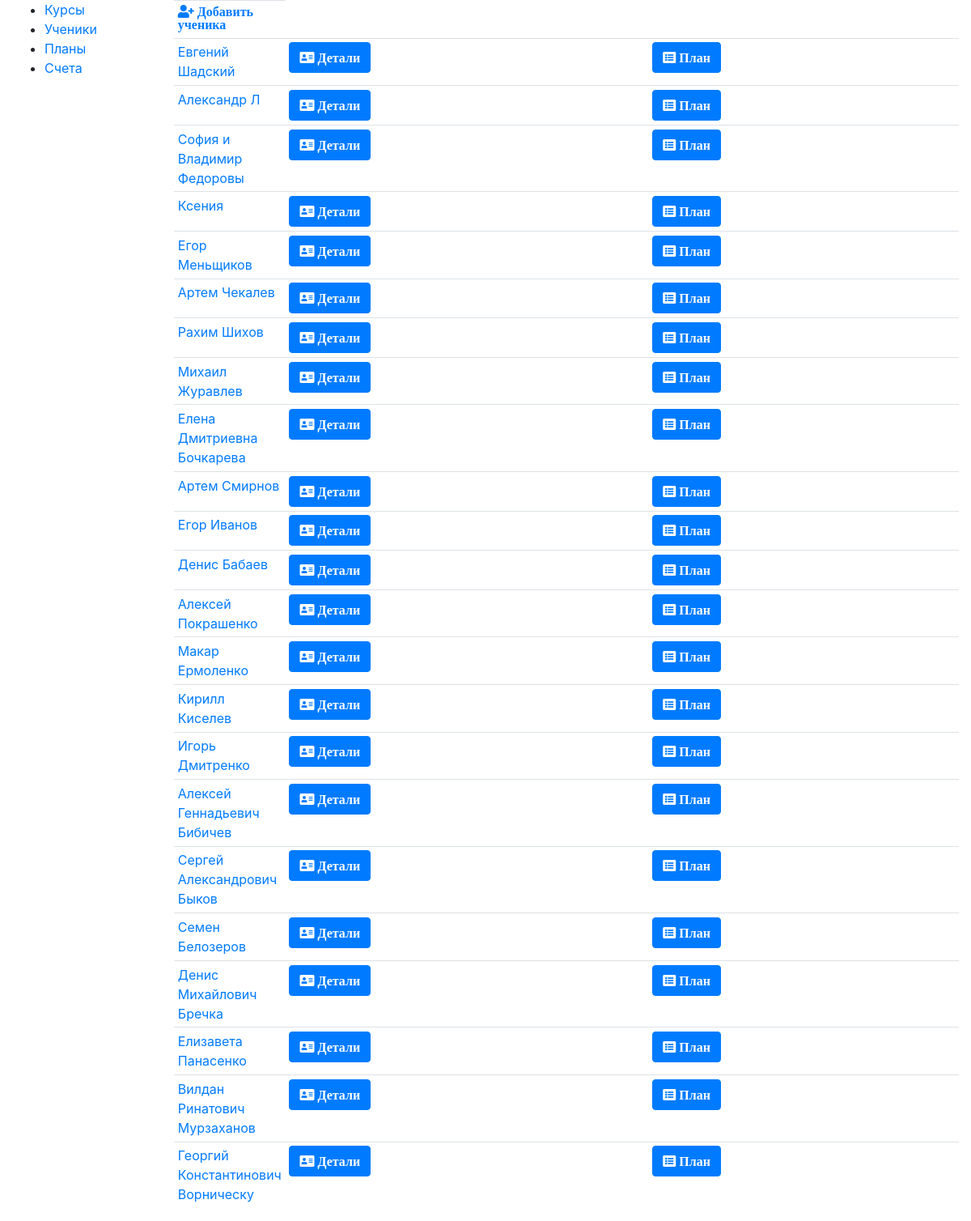
/db/all_students, run on an earlier commit of the app's database.
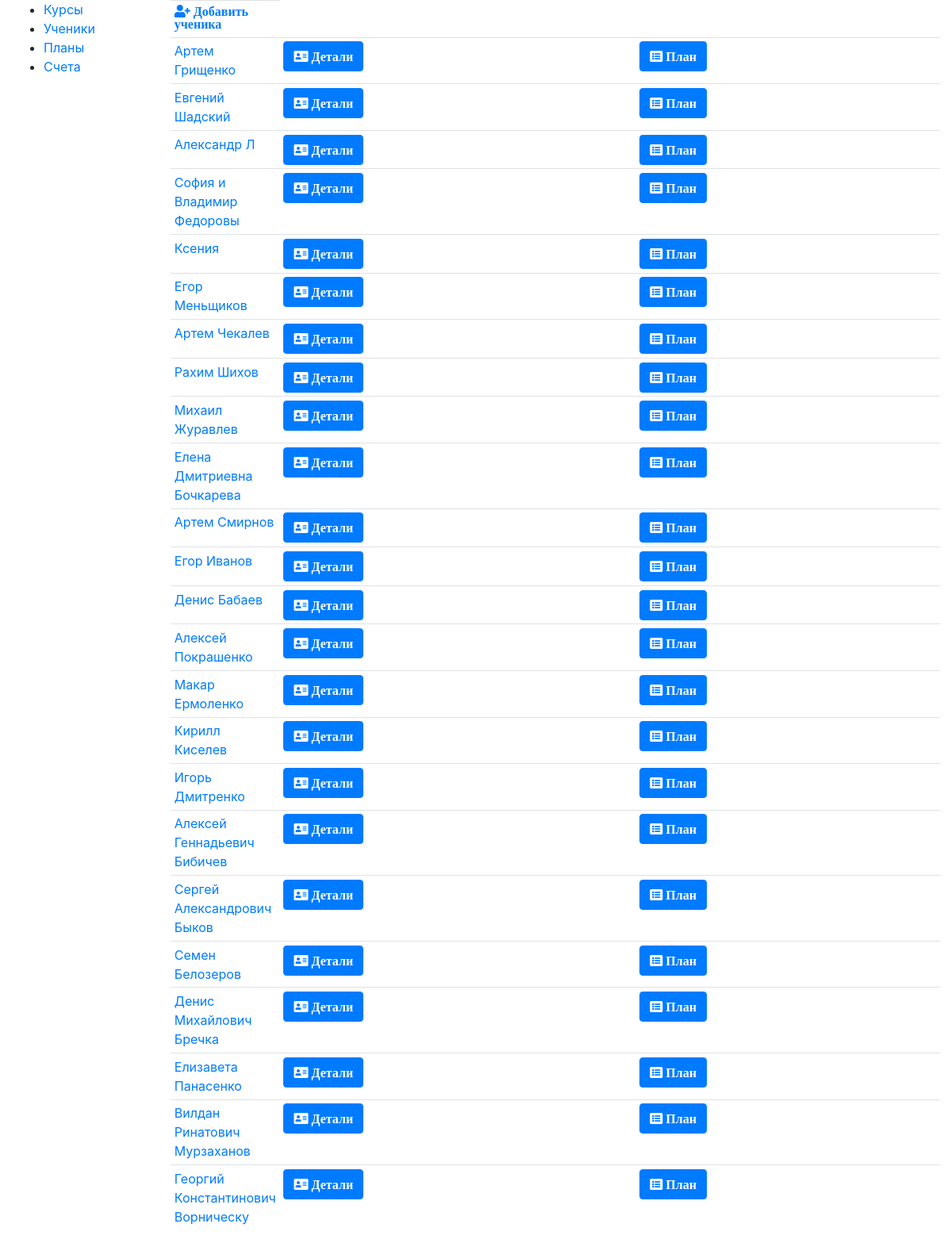
And on a later commit of the database.
### db/dbModels/Human.py (models this page shows)
class Human(models.Model):
	STAT=[
		('STUDENT','Ученик'),
		('PARENT','Родитель'),
		('OTHER','Другое')
	]
	first_name = models.CharField(
		max_length=20,
		verbose_name = 'Имя'
	)
	last_name = models.CharField(
		max_length=20,
		verbose_name = 'Фамилия',
		blank=True
	)
	middle_name = models.CharField(
		max_length=20,
		verbose_name = 'Отчество',
		blank=True
	)
	child= models.ForeignKey(
		"self",
		on_delete=models.CASCADE,
		null=True,
		blank=True,
		verbose_name = 'Ребенок'
	)
	status=models.CharField(
        max_length=10,
		choices=STAT,
		verbose_name = 'Тип',
        default='STUDENT',
		blank=True
    )
	description=models.TextField(
		verbose_name = 'Описание',
		blank=True
	)
	class Meta:
		managed = True
		verbose_name = 'Человек'
		verbose_name_plural = 'Люди'
	def __str__(self):
		fio=self.first_name+' '
		if (self.middle_name): fio+=self.middle_name+' '
		fio+=self.last_name
		return fio

### db/views.py (the view)
# urls.py: path('all_students', views.showAllStudents, name='showAllStudents'),
def showAllStudents(request):
	students=list(Human.objects.filter(status='STUDENT'))
	dst=Distribution.objects.all()
	stdl=[]
	for d in dst:
		if d.student not in stdl:
			stdl.append(d.student)
	if request.method=='POST':
		r=str(request.POST)
		if r.find('student+')>=0:
			sid=int(r[r.find('student+')+8:r.find('^')])
			return HttpResponseRedirect(reverse('addStudent',args=(sid,)))
		if 'plan' in request.POST:
			return HttpResponseRedirect(reverse('studentPlan',args=(request.POST['plan'],)))
	else:
		stdl.sort(key=humanindexsort,reverse=True)
	return render(
        request,
        'all_students.html',
        {'students':stdl}
    )

### db/views.py (called while the page is built)
def humanindexsort(human):
	return human.id

### db/templates/all_students.html
{% extends "base.html" %}
{% block content %}
<form method="POST" class="post-form"> {% csrf_token %}
	<table class="table table-sm">
		<tr class="row-sm-1">
			<td class="col-sm-1">
				<a href="{%url 'addStudent' sid=0%}">
					<span class="fas fa-user-plus">
						Добавить ученика
					</span>
				</a>
			</td>
		</tr>
		{%for s in students%}
		<tr class="row-sm-1">
			<td class="col-sm-1"><a href="{%url 'showStudentProgress' sid=s.id%}">{{s}}</a></td>
			<td>
				<button class="btn btn-primary" type="submit" name ="student+{{s.id}}^"}>
					<span class="fas fa-address-card">
						Детали
					</span>
				</button>
			</td>
			<td>
				<button class="btn btn-primary" type="submit" name ="plan" value="{{s.id}}"}>
					<span class="fas fa-list-alt">
						План
					</span>
				</button>
			</td>
		</tr>
		{%endfor%}
	</table>
</form>
{%endblock%}

What changed in the data, as far as the page shows it:
added Human: first_name+middle_name+last_name "Артем Грищенко", {{ s.id }} 27 (drawn)
